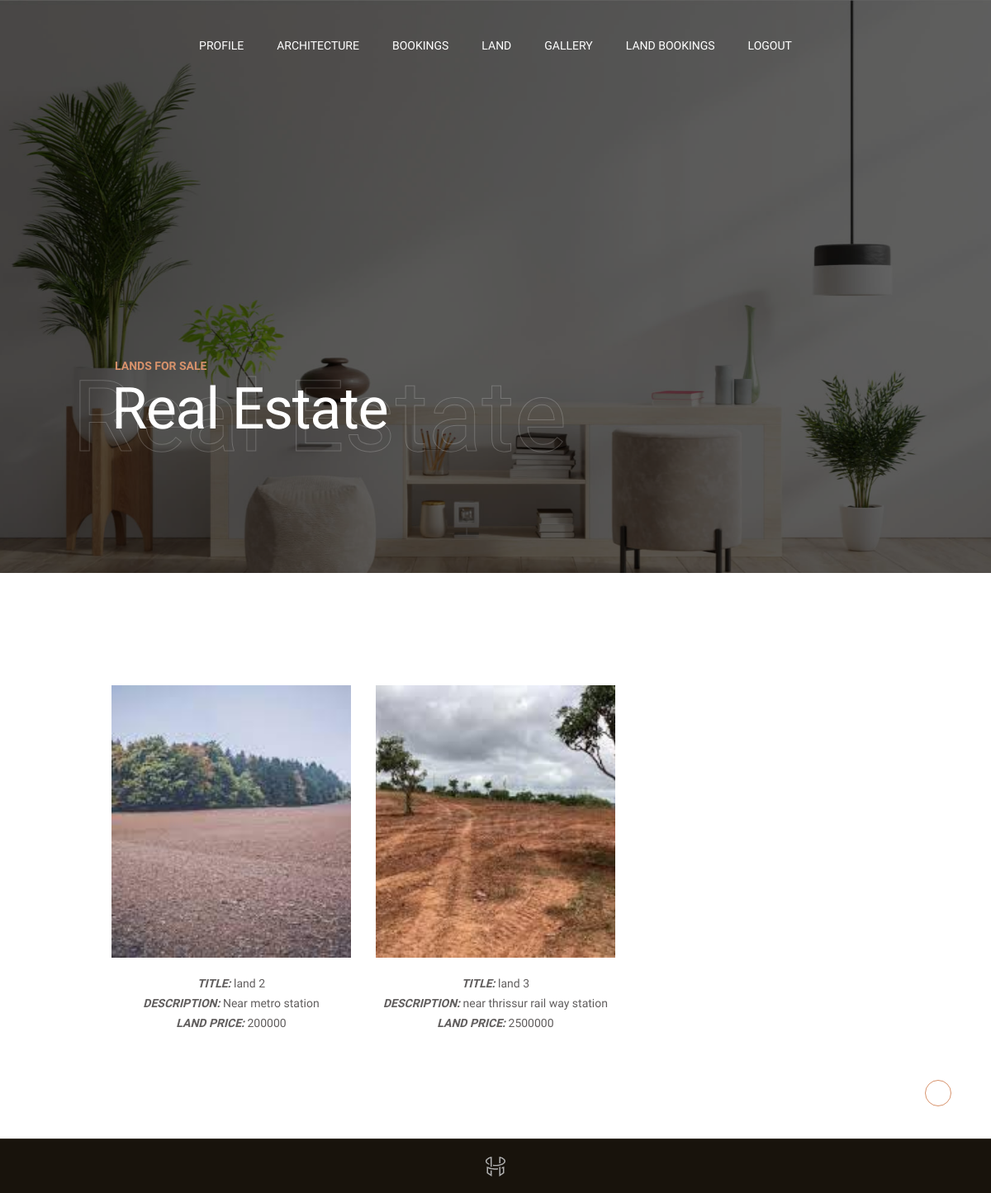
The page /user/land_view.php (signed in) on the database its author committed.
### tables this page shows
CREATE TABLE IF NOT EXISTS `land_details` (
  `id` int(11) NOT NULL AUTO_INCREMENT,
  `rl_id` int(11) NOT NULL,
  `l_title` varchar(100) NOT NULL,
  `l_description` varchar(100) NOT NULL,
  `l_landprice` varchar(100) NOT NULL,
  `l_image` varchar(100) NOT NULL,
  `status` varchar(100) NOT NULL DEFAULT '0',
  PRIMARY KEY (`id`),
  UNIQUE KEY `rl_id` (`rl_id`)
);

### user/land_view.php (the view, shortened to what this page needs)
<?php
include 'uheader.php';
include('../database.php');
?>
      <div class="content-wrapper  js-content-wrapper">
        <section class="page-masthead">
          <div data-parallax="0.6" class="page-masthead__bg">
            <div data-parallax-target class="bg-image js-lazy" data-bg="img/backgrounds/13.jpg"></div>
          </div>
          <div class="container">
            <div class="page-masthead__content">
              <div class="row justify-content-between md:justify-content-center align-items-center">
                <div class="col-lg-9 col-md-10">
                  <div data-anim="slide-up delay-1">
                    <div class="page-masthead__subtitle">Lands For Sale</div>
                    <div class="page-masthead__back_title">Real Estate</div>
                    <h1 class="page-masthead__title text-white">Real Estate</h1>
                  </div>
                </div>
              </div>
            </div>
          </div>
        </section>
        <section class="layout-pt-md layout-pb-md">
          <div class="container">
            <div class="row">
              <div class="col-12">
                <div class="row y-gap-32 mt-40 lg:mt-20">
                  <?php
                  $result = $con->query("select * from land_details WHERE status='0'");
                               while($row= mysqli_fetch_array($result))
                                 {
                                 ?>
                  <div class="col-xl-3 col-lg-4 col-sm-6">
                    <div class="shopCard text-center">
                      <div class="shopCard__image ratio ratio-29:33">
                        <img class="ratio-img" src="../uploads/<?php echo $row['l_image'];?>" alt="Product image">
                      </div>
                      <div class="shopCard__content mt-20">
                        <b><i>TITLE:</i></b> <?php echo $row['l_title'];?> <br>
                        <b><i>DESCRIPTION:</i></b> <?php echo $row['l_description'];?><br>
                        <b><i>LAND PRICE:</i></b> <?php echo $row['l_landprice'];?> <br>
                      </div>
                    </div>
                  </div>
         <?php }
                   ?>
                </div>
              </div>
            </div>
          </div>
        </section>
<?php
include 'ufooter.php';
?>

### rows shown on the page
land_details: l_image (picture), l_title "land 2", l_description "Near metro station", l_landprice "200000"
land_details: l_image (picture), l_title "land 3", l_description "near thrissur rail way station", l_landprice "2500000"
